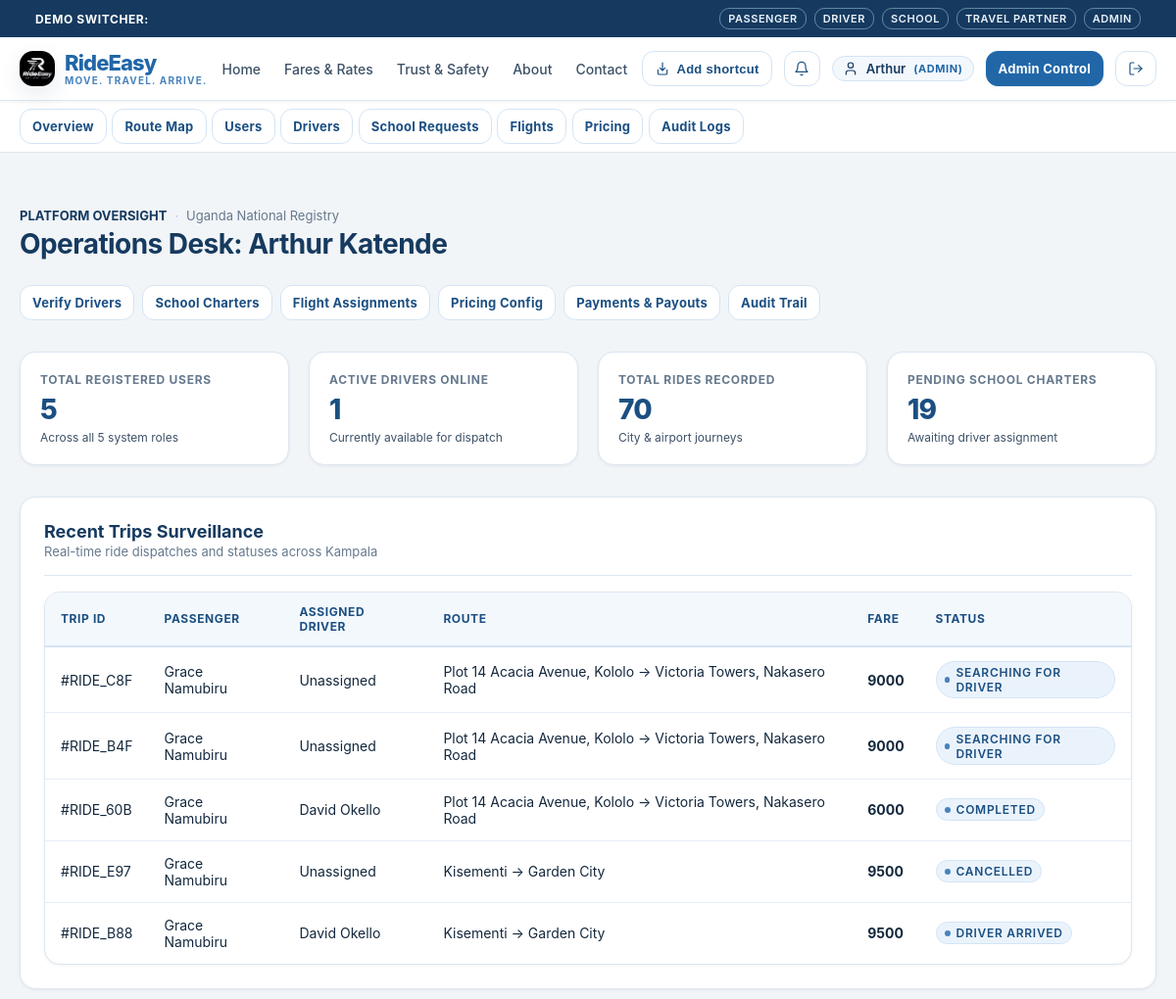
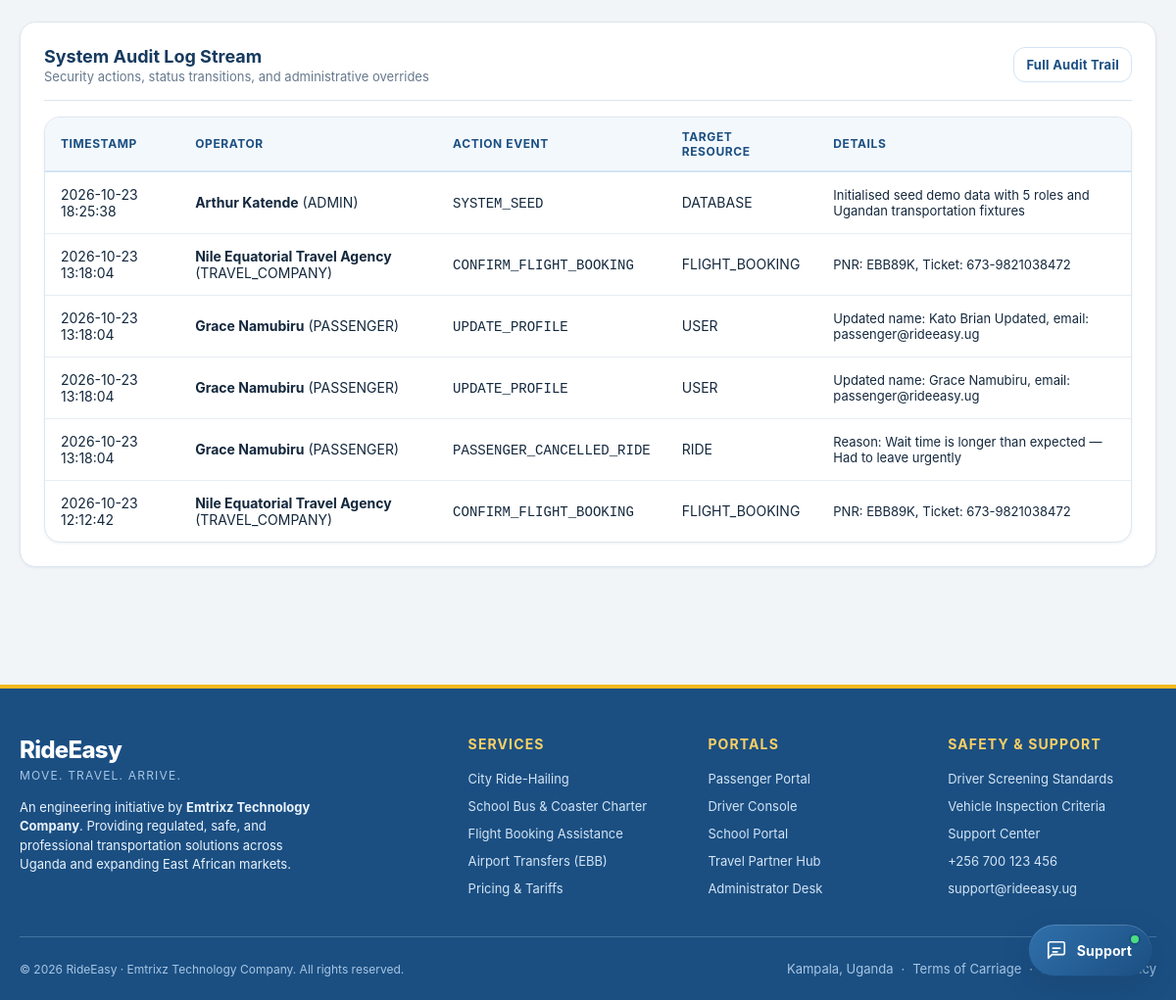
The page /admin/dashboard (signed in) on the database as committed earlier (2 pictures, top to bottom).
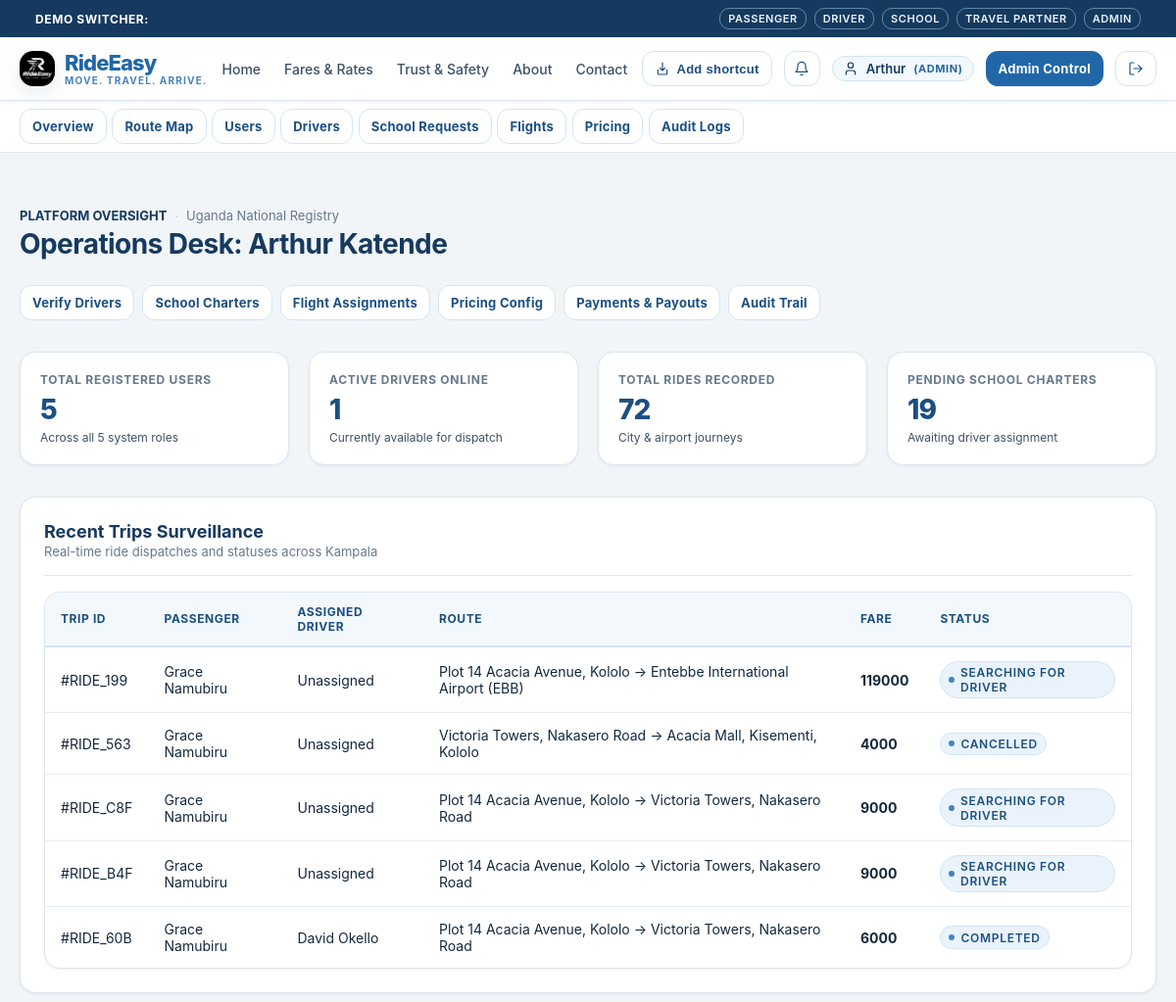
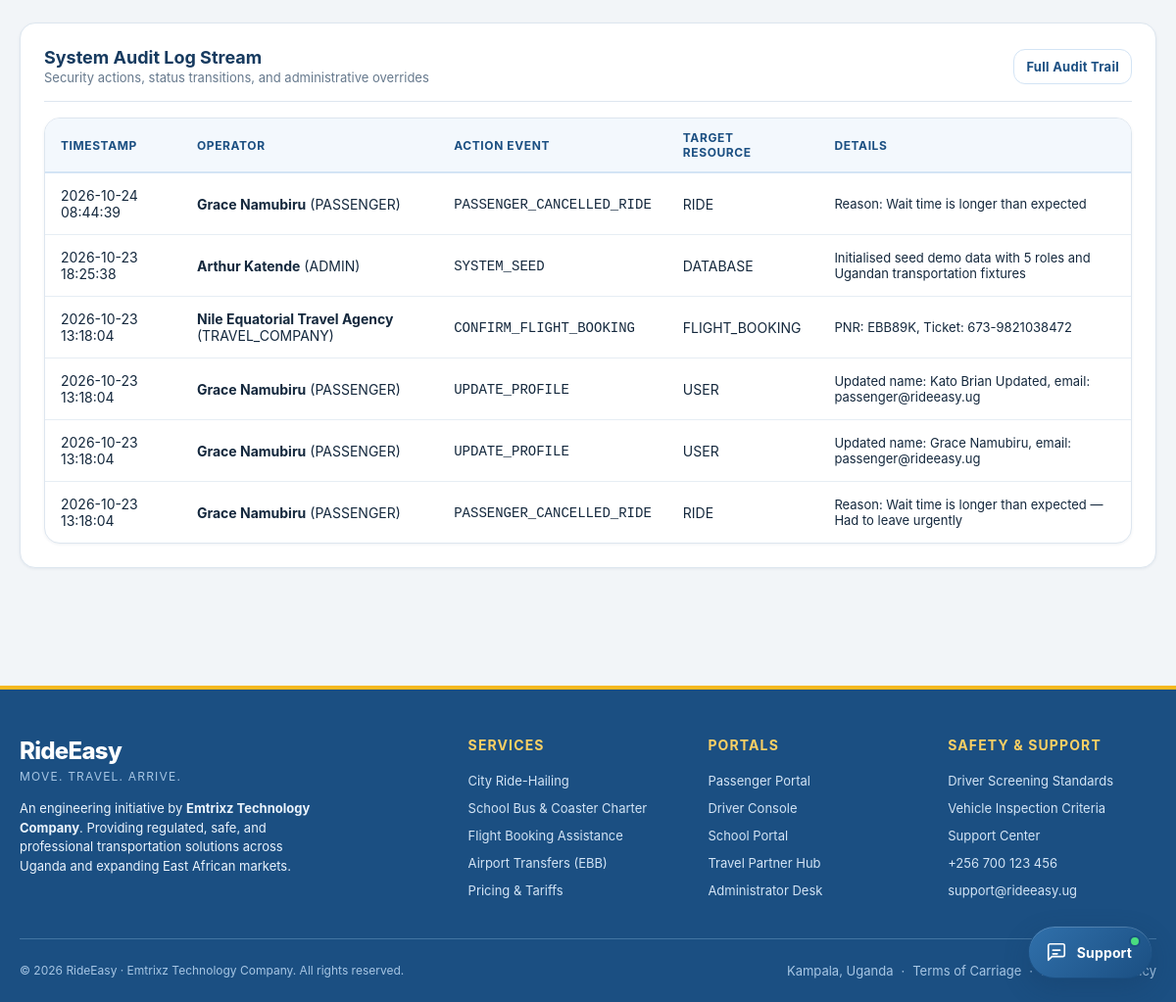
The same page on the database as committed later (2 pictures, top to bottom).
### tables this page shows
CREATE TABLE rides (
    id TEXT PRIMARY KEY,
    passenger_id TEXT NOT NULL,
    driver_id TEXT,
    category TEXT NOT NULL CHECK(category IN ('BODA', 'ECONOMY', 'COMFORT', 'PREMIUM')),
    pickup_address TEXT NOT NULL,
    pickup_lat REAL NOT NULL,
    pickup_lng REAL NOT NULL,
    destination_address TEXT NOT NULL,
    destination_lat REAL NOT NULL,
    destination_lng REAL NOT NULL,
    estimated_distance_km REAL NOT NULL,
    estimated_fare_ugx INTEGER NOT NULL,
    final_fare_ugx INTEGER,
    payment_method TEXT NOT NULL DEFAULT 'CASH' CHECK(payment_method IN ('CASH', 'MTN_MOMO', 'AIRTEL_MONEY', 'CARD')),
    payment_status TEXT NOT NULL DEFAULT 'UNPAID' CHECK(payment_status IN ('UNPAID', 'PENDING', 'PAID')),
    status TEXT NOT NULL DEFAULT 'REQUESTED' CHECK(status IN (
        'REQUESTED',
        'SEARCHING_FOR_DRIVER',
        'DRIVER_ASSIGNED',
        'DRIVER_ARRIVING',
        'DRIVER_ARRIVED',
        'TRIP_STARTED',
        'TRIP_COMPLETED',
        'PAYMENT_PENDING',
        'COMPLETED',
        'CANCELLED'
    )),
    cancellation_reason TEXT,
    is_airport_ride INTEGER NOT NULL DEFAULT 0,
    related_journey_id TEXT,
    created_at TIMESTAMP NOT NULL DEFAULT CURRENT_TIMESTAMP,
    updated_at TIMESTAMP NOT NULL DEFAULT CURRENT_TIMESTAMP, cancelled_at TIMESTAMP, driver_response_status TEXT NOT NULL DEFAULT 'ACCEPTED' CHECK(driver_response_status IN ('PENDING', 'ACCEPTED', 'DECLINED')), submission_key TEXT, estimated_duration_minutes REAL,
    FOREIGN KEY (passenger_id) REFERENCES users(id) ON DELETE CASCADE,
    FOREIGN KEY (driver_id) REFERENCES users(id),
    FOREIGN KEY (related_journey_id) REFERENCES confirmed_journeys(id)
);

CREATE TABLE users (
    id TEXT PRIMARY KEY,
    email TEXT UNIQUE NOT NULL,
    password_hash TEXT NOT NULL,
    role TEXT NOT NULL CHECK(role IN ('PASSENGER', 'DRIVER', 'SCHOOL', 'TRAVEL_COMPANY', 'ADMIN')),
    full_name TEXT NOT NULL,
    phone TEXT NOT NULL,
    is_active INTEGER NOT NULL DEFAULT 1,
    is_verified INTEGER NOT NULL DEFAULT 0,
    created_at TIMESTAMP NOT NULL DEFAULT CURRENT_TIMESTAMP,
    updated_at TIMESTAMP NOT NULL DEFAULT CURRENT_TIMESTAMP
, avatar_url TEXT DEFAULT '/static/images/default-avatar.svg');

CREATE TABLE audit_logs (
    id TEXT PRIMARY KEY,
    user_id TEXT,
    action TEXT NOT NULL,
    resource_type TEXT NOT NULL,
    resource_id TEXT,
    details TEXT,
    ip_address TEXT,
    created_at TIMESTAMP NOT NULL DEFAULT CURRENT_TIMESTAMP,
    FOREIGN KEY (user_id) REFERENCES users(id) ON DELETE SET NULL
);

### rideeasy/app/routes/admin.py (the view)
@admin_bp.route("/dashboard")
def dashboard():
    user = AuthService.get_current_user()
    db = get_db()
    stats = {
        "total_users": db.fetchone("SELECT COUNT(*) as c FROM users")["c"],
        "active_drivers": db.fetchone("SELECT COUNT(*) as c FROM driver_profiles WHERE is_online = 1")["c"],
        "total_rides": db.fetchone("SELECT COUNT(*) as c FROM rides")["c"],
        "pending_schools": db.fetchone("SELECT COUNT(*) as c FROM school_transport_requests WHERE status = 'PENDING'")["c"],
        "pending_flights": db.fetchone("SELECT COUNT(*) as c FROM flight_requests WHERE status = 'SUBMITTED'")["c"],
        "pending_drivers": db.fetchone("SELECT COUNT(*) as c FROM driver_profiles WHERE verification_status = 'PENDING'")["c"]
    }
    recent_rides = db.fetchall(
        """SELECT r.*, p.full_name as passenger_name, p.avatar_url as passenger_avatar_url,
                  d.full_name as driver_name, d.avatar_url as driver_avatar_url
        FROM rides r
        JOIN users p ON r.passenger_id = p.id
        LEFT JOIN users d ON r.driver_id = d.id
        ORDER BY r.created_at DESC LIMIT 5"""
    )
    recent_audit_logs = db.fetchall(
        """SELECT a.*, u.full_name as user_name, u.avatar_url as user_avatar_url, u.role
        FROM audit_logs a
        LEFT JOIN users u ON a.user_id = u.id
        ORDER BY a.created_at DESC LIMIT 6"""
    )
    return render_template("admin/dashboard.html", user=user, stats=stats, recent_rides=recent_rides, recent_audit_logs=recent_audit_logs)

### rideeasy/app/repositories/database.py (called while the page is built)
def get_db() -> Database:
    global _db_instance
    try:
        from flask import current_app, has_app_context
        if has_app_context():
            db_url = current_app.config.get("TURSO_DATABASE_URL", "")
            auth_token = current_app.config.get("TURSO_AUTH_TOKEN", "")
            local_path = current_app.config.get("LOCAL_DB_PATH", Config.LOCAL_DB_PATH)
            if (
                _db_instance is None
                or _db_instance.db_url != db_url
                or _db_instance.auth_token != auth_token
                or _db_instance.local_path != local_path
            ):
                _db_instance = Database(db_url, auth_token, local_path)
            return _db_instance
    except ImportError:
        pass
    if _db_instance is None:
        _db_instance = Database()
    return _db_instance

    def _get_sqlite_conn(self) -> sqlite3.Connection:
        conn = sqlite3.connect(self.local_path, timeout=10.0, check_same_thread=False)
        conn.row_factory = sqlite3.Row
        conn.execute("PRAGMA foreign_keys = ON;")
        return conn

### rideeasy/app/routes/admin.py (called while the page is built)
@admin_bp.before_request
@login_required
@role_required("ADMIN")
def before_request():
    pass

### rideeasy/app/templates/admin/dashboard.html (shortened to what the changed rows need)
{% extends "base.html" %}
{% block content %}
<div class="container section">
  <div style="display: flex; justify-content: space-between; align-items: baseline; flex-wrap: wrap; gap: 1rem; margin-bottom: 2rem;">
    <div>
      <h2>Operations Desk: {{ user.full_name }}</h2>
    </div>
  </div>
  <div class="stats-grid">
    <div class="stat-card">
      <div class="stat-label">Total Rides Recorded</div>
      <div class="stat-value">{{ stats.total_rides }}</div>
      <div class="stat-subtext">City & airport journeys</div>
    </div>
  </div>
  <div class="card" style="margin-bottom: 2rem;">
    {% if recent_rides %}
      <div class="table-responsive">
        <table class="table">
          <thead>
            <tr>
              <th>Trip ID</th>
              <th>Passenger</th>
              <th>Assigned Driver</th>
              <th>Route</th>
              <th>Fare</th>
              <th>Status</th>
            </tr>
          </thead>
          <tbody>
            {% for r in recent_rides %}
              <tr>
                <td>#{{ r.id[:8].upper() }}</td>
                <td>{{ r.passenger_name }}</td>
                <td>{{ r.driver_name or 'Unassigned' }}</td>
                <td>{{ r.pickup_address }} → {{ r.destination_address }}</td>
                <td style="font-weight: 700;">{{ r.final_fare_ugx or r.estimated_fare_ugx | ugx }}</td>
                <td>
                  <span class="status-indicator">
                    <span class="status-dot"></span> {{ r.status.replace('_', ' ') }}
                  </span>
                </td>
              </tr>
            {% endfor %}
          </tbody>
        </table>
      </div>
    {% endif %}
  </div>
  <div class="card">
    {% if recent_audit_logs %}
      <div class="table-responsive">
        <table class="table">
          <thead>
            <tr>
              <th>Timestamp</th>
              <th>Operator</th>
              <th>Action Event</th>
              <th>Target Resource</th>
              <th>Details</th>
            </tr>
          </thead>
          <tbody>
            {% for a in recent_audit_logs %}
              <tr>
                <td class="text-subtle">{{ a.created_at }}</td>
                <td><strong>{{ a.user_name or 'System' }}</strong> ({{ a.role or 'CORE' }})</td>
                <td><code>{{ a.action }}</code></td>
                <td>{{ a.resource_type }}</td>
                <td style="font-size: 0.8125rem;">{{ a.details }}</td>
              </tr>
            {% endfor %}
          </tbody>
        </table>
      </div>
    {% endif %}
  </div>
</div>
{% endblock %}

Rows that differ between the two databases and show on the page:
no longer on this page (row unchanged): rides: id "RIDE_E97", passenger_name "Grace Namubiru", driver_name "Unassigned", pickup_address "Kisementi", destination_address "Garden City", final_fare_ugx "9500", status.replace "CANCELLED"
no longer on this page (row edited): rides: id "RIDE_B88", passenger_name "Grace Namubiru", full_name "David Okello", pickup_address "Kisementi", destination_address "Garden City", final_fare_ugx "9500", status.replace "DRIVER ARRIVED"
no longer on this page (row unchanged): audit_logs: created_at "2026-10-23 12:12:42", full_name "Nile Equatorial Travel Agency", role "TRAVEL_COMPANY", action "CONFIRM_FLIGHT_BOOKING", resource_type "FLIGHT_BOOKING", details "PNR: EBB89K, Ticket: 673-9821038472"
added rides: id "RIDE_199", passenger_name "Grace Namubiru", driver_name "Unassigned", pickup_address "Plot 14 Acacia Avenue, Kololo", destination_address "Entebbe International Airport (EBB)", final_fare_ugx "119000", status.replace "SEARCHING FOR DRIVER"
added rides: id "RIDE_563", passenger_name "Grace Namubiru", driver_name "Unassigned", pickup_address "Victoria Towers, Nakasero Road", destination_address "Acacia Mall, Kisementi, Kololo", final_fare_ugx "4000", status.replace "CANCELLED"
added audit_logs: created_at "2026-10-24 08:44:39", full_name "Grace Namubiru", role "PASSENGER", action "PASSENGER_CANCELLED_RIDE", resource_type "RIDE", details "Reason: Wait time is longer than expected"
Other text that changed with them:
{{ stats.total_rides }}: "70" → "72"
